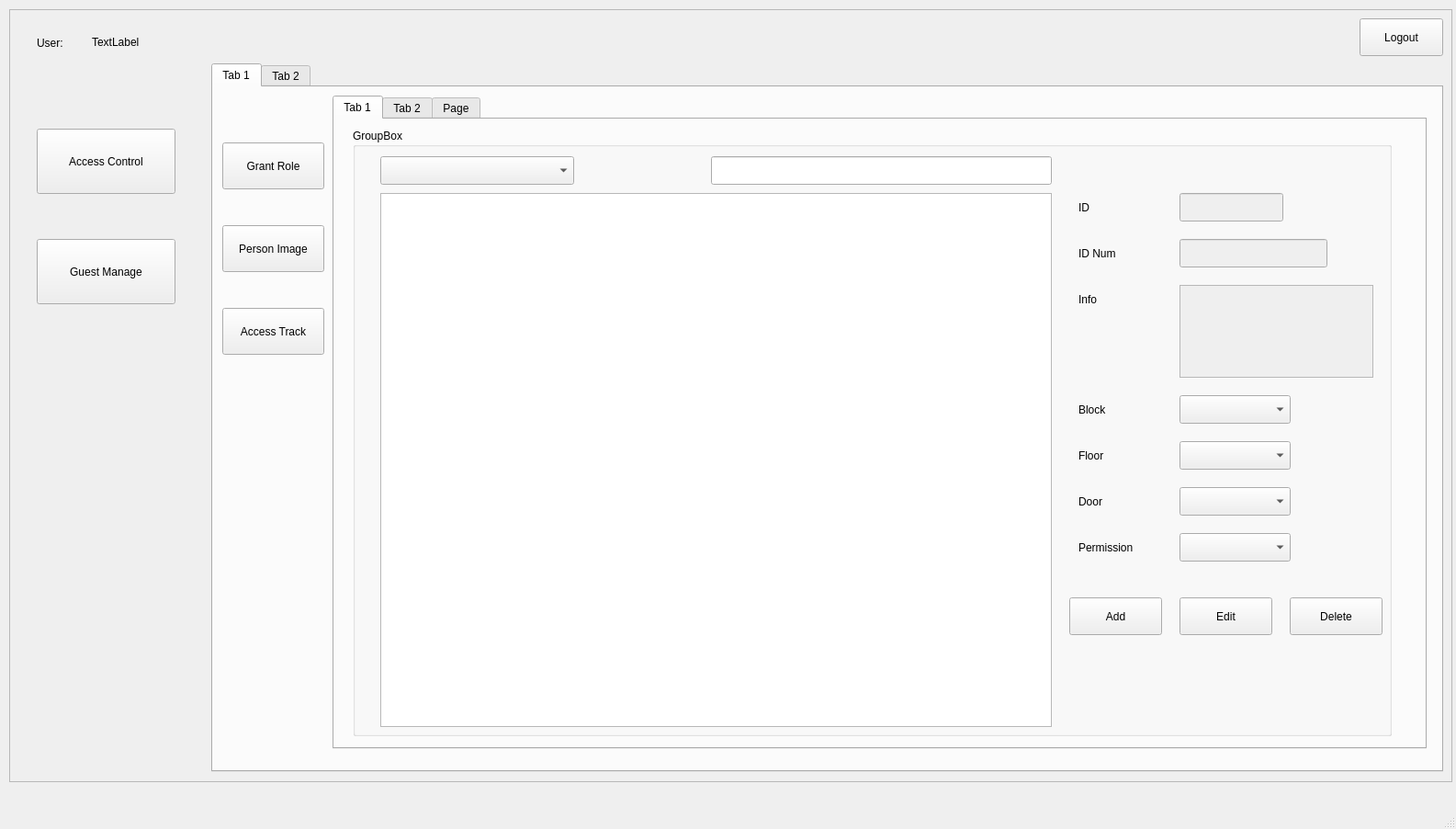
<?xml version="1.0" encoding="UTF-8"?>
<ui version="4.0">
 <class>MainWindow</class>
 <widget class="QMainWindow" name="MainWindow">
  <property name="geometry">
   <rect>
    <x>0</x>
    <y>0</y>
    <width>1585</width>
    <height>902</height>
   </rect>
  </property>
  <property name="windowTitle">
   <string>MainWindow</string>
  </property>
  <widget class="QWidget" name="centralwidget">
   <widget class="QFrame" name="frame_login">
    <property name="enabled">
     <bool>false</bool>
    </property>
    <property name="geometry">
     <rect>
      <x>450</x>
      <y>120</y>
      <width>851</width>
      <height>531</height>
     </rect>
    </property>
    <property name="font">
     <font>
      <pointsize>13</pointsize>
     </font>
    </property>
    <property name="frameShape">
     <enum>QFrame::NoFrame</enum>
    </property>
    <property name="frameShadow">
     <enum>QFrame::Raised</enum>
    </property>
    <widget class="QLabel" name="label_login">
     <property name="geometry">
      <rect>
       <x>270</x>
       <y>70</y>
       <width>311</width>
       <height>71</height>
      </rect>
     </property>
     <property name="font">
      <font>
       <pointsize>40</pointsize>
       <weight>75</weight>
       <bold>true</bold>
      </font>
     </property>
     <property name="text">
      <string>LOGIN</string>
     </property>
     <property name="alignment">
      <set>Qt::AlignCenter</set>
     </property>
    </widget>
    <widget class="QLabel" name="label_error">
     <property name="geometry">
      <rect>
       <x>200</x>
       <y>160</y>
       <width>451</width>
       <height>41</height>
      </rect>
     </property>
     <property name="font">
      <font>
       <pointsize>14</pointsize>
       <weight>75</weight>
       <italic>true</italic>
       <bold>true</bold>
      </font>
     </property>
     <property name="text">
      <string>Error</string>
     </property>
     <property name="alignment">
      <set>Qt::AlignCenter</set>
     </property>
    </widget>
    <widget class="QLabel" name="label_username">
     <property name="geometry">
      <rect>
       <x>170</x>
       <y>230</y>
       <width>101</width>
       <height>17</height>
      </rect>
     </property>
     <property name="font">
      <font>
       <pointsize>14</pointsize>
      </font>
     </property>
     <property name="text">
      <string>Username</string>
     </property>
    </widget>
    <widget class="QLabel" name="label_password">
     <property name="geometry">
      <rect>
       <x>170</x>
       <y>300</y>
       <width>101</width>
       <height>17</height>
      </rect>
     </property>
     <property name="font">
      <font>
       <pointsize>14</pointsize>
      </font>
     </property>
     <property name="text">
      <string>Password</string>
     </property>
    </widget>
    <widget class="QPushButton" name="pushButton_login">
     <property name="geometry">
      <rect>
       <x>360</x>
       <y>390</y>
       <width>131</width>
       <height>41</height>
      </rect>
     </property>
     <property name="font">
      <font>
       <pointsize>13</pointsize>
       <weight>75</weight>
       <bold>true</bold>
      </font>
     </property>
     <property name="text">
      <string>Login</string>
     </property>
    </widget>
    <widget class="QLineEdit" name="lineEdit_username">
     <property name="geometry">
      <rect>
       <x>310</x>
       <y>220</y>
       <width>291</width>
       <height>31</height>
      </rect>
     </property>
     <property name="focusPolicy">
      <enum>Qt::StrongFocus</enum>
     </property>
     <property name="placeholderText">
      <string>Enter your username</string>
     </property>
    </widget>
    <widget class="QLineEdit" name="lineEdit_password">
     <property name="geometry">
      <rect>
       <x>310</x>
       <y>290</y>
       <width>291</width>
       <height>31</height>
      </rect>
     </property>
     <property name="echoMode">
      <enum>QLineEdit::Password</enum>
     </property>
     <property name="placeholderText">
      <string>Enter your password</string>
     </property>
    </widget>
   </widget>
   <widget class="QFrame" name="frame_main">
    <property name="enabled">
     <bool>true</bool>
    </property>
    <property name="geometry">
     <rect>
      <x>10</x>
      <y>10</y>
      <width>1571</width>
      <height>841</height>
     </rect>
    </property>
    <property name="frameShape">
     <enum>QFrame::StyledPanel</enum>
    </property>
    <property name="frameShadow">
     <enum>QFrame::Raised</enum>
    </property>
    <widget class="QPushButton" name="pushButton_gest_manage">
     <property name="geometry">
      <rect>
       <x>30</x>
       <y>250</y>
       <width>151</width>
       <height>71</height>
      </rect>
     </property>
     <property name="text">
      <string>Guest Manage</string>
     </property>
    </widget>
    <widget class="QPushButton" name="pushButton_video_access_control">
     <property name="geometry">
      <rect>
       <x>30</x>
       <y>130</y>
       <width>151</width>
       <height>71</height>
      </rect>
     </property>
     <property name="text">
      <string>Access Control</string>
     </property>
    </widget>
    <widget class="QPushButton" name="pushButton_logout">
     <property name="geometry">
      <rect>
       <x>1470</x>
       <y>10</y>
       <width>91</width>
       <height>41</height>
      </rect>
     </property>
     <property name="text">
      <string>Logout</string>
     </property>
    </widget>
    <widget class="QLabel" name="label_username_session">
     <property name="geometry">
      <rect>
       <x>90</x>
       <y>20</y>
       <width>141</width>
       <height>31</height>
      </rect>
     </property>
     <property name="text">
      <string>TextLabel</string>
     </property>
    </widget>
    <widget class="QLabel" name="label_22">
     <property name="geometry">
      <rect>
       <x>30</x>
       <y>16</y>
       <width>51</width>
       <height>41</height>
      </rect>
     </property>
     <property name="text">
      <string>User:</string>
     </property>
    </widget>
    <widget class="QTabWidget" name="tabWidget_main">
     <property name="geometry">
      <rect>
       <x>220</x>
       <y>59</y>
       <width>1341</width>
       <height>771</height>
      </rect>
     </property>
     <property name="currentIndex">
      <number>0</number>
     </property>
     <widget class="QWidget" name="tab">
      <attribute name="title">
       <string>Tab 1</string>
      </attribute>
      <widget class="QTabWidget" name="tabWidget_access_control">
       <property name="enabled">
        <bool>true</bool>
       </property>
       <property name="geometry">
        <rect>
         <x>130</x>
         <y>9</y>
         <width>1191</width>
         <height>711</height>
        </rect>
       </property>
       <property name="currentIndex">
        <number>0</number>
       </property>
       <widget class="QWidget" name="tab_16">
        <attribute name="title">
         <string>Tab 1</string>
        </attribute>
        <widget class="QGroupBox" name="groupBox_role_grant">
         <property name="geometry">
          <rect>
           <x>20</x>
           <y>10</y>
           <width>1131</width>
           <height>661</height>
          </rect>
         </property>
         <property name="title">
          <string>GroupBox</string>
         </property>
         <widget class="QComboBox" name="comboBox_fields_search_grant_role">
          <property name="geometry">
           <rect>
            <x>30</x>
            <y>30</y>
            <width>211</width>
            <height>31</height>
           </rect>
          </property>
         </widget>
         <widget class="QLineEdit" name="lineEdit_line_search_grant_role">
          <property name="geometry">
           <rect>
            <x>390</x>
            <y>30</y>
            <width>371</width>
            <height>31</height>
           </rect>
          </property>
         </widget>
         <widget class="QTableWidget" name="tableWidget_grant_role">
          <property name="geometry">
           <rect>
            <x>30</x>
            <y>70</y>
            <width>731</width>
            <height>581</height>
           </rect>
          </property>
         </widget>
         <widget class="QLabel" name="label_83">
          <property name="geometry">
           <rect>
            <x>790</x>
            <y>70</y>
            <width>67</width>
            <height>31</height>
           </rect>
          </property>
          <property name="text">
           <string>ID</string>
          </property>
         </widget>
         <widget class="QLineEdit" name="lineEdit_id_grant_role">
          <property name="enabled">
           <bool>false</bool>
          </property>
          <property name="geometry">
           <rect>
            <x>900</x>
            <y>70</y>
            <width>113</width>
            <height>31</height>
           </rect>
          </property>
         </widget>
         <widget class="QLabel" name="label_84">
          <property name="geometry">
           <rect>
            <x>790</x>
            <y>170</y>
            <width>67</width>
            <height>31</height>
           </rect>
          </property>
          <property name="text">
           <string>Info</string>
          </property>
         </widget>
         <widget class="QTextEdit" name="textEdit">
          <property name="enabled">
           <bool>false</bool>
          </property>
          <property name="geometry">
           <rect>
            <x>900</x>
            <y>170</y>
            <width>211</width>
            <height>101</height>
           </rect>
          </property>
         </widget>
         <widget class="QLabel" name="label_85">
          <property name="geometry">
           <rect>
            <x>790</x>
            <y>120</y>
            <width>67</width>
            <height>31</height>
           </rect>
          </property>
          <property name="text">
           <string>ID Num</string>
          </property>
         </widget>
         <widget class="QLineEdit" name="lineEdit_id_grant_role_2">
          <property name="enabled">
           <bool>false</bool>
          </property>
          <property name="geometry">
           <rect>
            <x>900</x>
            <y>120</y>
            <width>161</width>
            <height>31</height>
           </rect>
          </property>
         </widget>
         <widget class="QComboBox" name="comboBox_grant_role_block">
          <property name="geometry">
           <rect>
            <x>900</x>
            <y>290</y>
            <width>121</width>
            <height>31</height>
           </rect>
          </property>
         </widget>
         <widget class="QLabel" name="label_86">
          <property name="geometry">
           <rect>
            <x>790</x>
            <y>290</y>
            <width>67</width>
            <height>31</height>
           </rect>
          </property>
          <property name="text">
           <string>Block</string>
          </property>
         </widget>
         <widget class="QComboBox" name="comboBox_grant_role_floor">
          <property name="geometry">
           <rect>
            <x>900</x>
            <y>340</y>
            <width>121</width>
            <height>31</height>
           </rect>
          </property>
         </widget>
         <widget class="QLabel" name="label_87">
          <property name="geometry">
           <rect>
            <x>790</x>
            <y>340</y>
            <width>67</width>
            <height>31</height>
           </rect>
          </property>
          <property name="text">
           <string>Floor</string>
          </property>
         </widget>
         <widget class="QComboBox" name="comboBox_grant_role_door">
          <property name="geometry">
           <rect>
            <x>900</x>
            <y>390</y>
            <width>121</width>
            <height>31</height>
           </rect>
          </property>
         </widget>
         <widget class="QLabel" name="label_88">
          <property name="geometry">
           <rect>
            <x>790</x>
            <y>390</y>
            <width>67</width>
            <height>31</height>
           </rect>
          </property>
          <property name="text">
           <string>Door</string>
          </property>
         </widget>
         <widget class="QLabel" name="label_89">
          <property name="geometry">
           <rect>
            <x>790</x>
            <y>440</y>
            <width>81</width>
            <height>31</height>
           </rect>
          </property>
          <property name="text">
           <string>Permission</string>
          </property>
         </widget>
         <widget class="QComboBox" name="comboBox_grant_role_door_2">
          <property name="geometry">
           <rect>
            <x>900</x>
            <y>440</y>
            <width>121</width>
            <height>31</height>
           </rect>
          </property>
         </widget>
         <widget class="QPushButton" name="pushButton_grant_role_add">
          <property name="geometry">
           <rect>
            <x>780</x>
            <y>510</y>
            <width>101</width>
            <height>41</height>
           </rect>
          </property>
          <property name="text">
           <string>Add</string>
          </property>
         </widget>
         <widget class="QPushButton" name="pushButton_grant_role_edit">
          <property name="geometry">
           <rect>
            <x>900</x>
            <y>510</y>
            <width>101</width>
            <height>41</height>
           </rect>
          </property>
          <property name="text">
           <string>Edit</string>
          </property>
         </widget>
         <widget class="QPushButton" name="pushButton_grant_role_add_2">
          <property name="geometry">
           <rect>
            <x>1020</x>
            <y>510</y>
            <width>101</width>
            <height>41</height>
           </rect>
          </property>
          <property name="text">
           <string>Delete</string>
          </property>
         </widget>
        </widget>
       </widget>
       <widget class="QWidget" name="tab_17">
        <attribute name="title">
         <string>Tab 2</string>
        </attribute>
        <widget class="QGroupBox" name="groupBox_person_image">
         <property name="geometry">
          <rect>
           <x>20</x>
           <y>10</y>
           <width>1131</width>
           <height>661</height>
          </rect>
         </property>
         <property name="title">
          <string>GroupBox</string>
         </property>
         <widget class="QComboBox" name="comboBox_fields_search_person_image">
          <property name="geometry">
           <rect>
            <x>20</x>
            <y>30</y>
            <width>181</width>
            <height>31</height>
           </rect>
          </property>
         </widget>
         <widget class="QLineEdit" name="lineEdit_type_search_person_email">
          <property name="geometry">
           <rect>
            <x>240</x>
            <y>30</y>
            <width>441</width>
            <height>31</height>
           </rect>
          </property>
         </widget>
         <widget class="QTableWidget" name="tableWidget_person_image_info">
          <property name="geometry">
           <rect>
            <x>20</x>
            <y>70</y>
            <width>661</width>
            <height>201</height>
           </rect>
          </property>
         </widget>
         <widget class="QTabWidget" name="tabWidget_person_image_manage">
          <property name="geometry">
           <rect>
            <x>20</x>
            <y>280</y>
            <width>661</width>
            <height>371</height>
           </rect>
          </property>
          <property name="currentIndex">
           <number>1</number>
          </property>
          <widget class="QWidget" name="tab_19">
           <attribute name="title">
            <string>Tab 1</string>
           </attribute>
          </widget>
          <widget class="QWidget" name="tab_20">
           <attribute name="title">
            <string>Tab 2</string>
           </attribute>
          </widget>
         </widget>
         <widget class="QPushButton" name="pushButton_person_manage_add_photo">
          <property name="geometry">
           <rect>
            <x>720</x>
            <y>70</y>
            <width>121</width>
            <height>41</height>
           </rect>
          </property>
          <property name="text">
           <string>Add New Photo</string>
          </property>
         </widget>
         <widget class="QPushButton" name="pushButton_person_manage_manage_photo">
          <property name="geometry">
           <rect>
            <x>870</x>
            <y>70</y>
            <width>121</width>
            <height>41</height>
           </rect>
          </property>
          <property name="text">
           <string>Manage Photos</string>
          </property>
         </widget>
        </widget>
       </widget>
       <widget class="QWidget" name="tab_18">
        <attribute name="title">
         <string>Page</string>
        </attribute>
        <widget class="QGroupBox" name="groupBox">
         <property name="geometry">
          <rect>
           <x>10</x>
           <y>10</y>
           <width>1141</width>
           <height>661</height>
          </rect>
         </property>
         <property name="title">
          <string>GroupBox</string>
         </property>
         <widget class="QLabel" name="label_104">
          <property name="geometry">
           <rect>
            <x>750</x>
            <y>270</y>
            <width>91</width>
            <height>31</height>
           </rect>
          </property>
          <property name="text">
           <string>Block</string>
          </property>
          <property name="wordWrap">
           <bool>true</bool>
          </property>
         </widget>
         <widget class="QTextEdit" name="textEdit_access_track_person_info">
          <property name="enabled">
           <bool>false</bool>
          </property>
          <property name="geometry">
           <rect>
            <x>860</x>
            <y>180</y>
            <width>161</width>
            <height>71</height>
           </rect>
          </property>
         </widget>
         <widget class="QComboBox" name="comboBox_fields_search_access_track">
          <property name="geometry">
           <rect>
            <x>10</x>
            <y>30</y>
            <width>231</width>
            <height>31</height>
           </rect>
          </property>
         </widget>
         <widget class="QLineEdit" name="lineEdit_access_track_floor">
          <property name="enabled">
           <bool>false</bool>
          </property>
          <property name="geometry">
           <rect>
            <x>860</x>
            <y>320</y>
            <width>161</width>
            <height>31</height>
           </rect>
          </property>
         </widget>
         <widget class="QLabel" name="label_102">
          <property name="geometry">
           <rect>
            <x>750</x>
            <y>190</y>
            <width>91</width>
            <height>31</height>
           </rect>
          </property>
          <property name="text">
           <string>Person Info</string>
          </property>
          <property name="wordWrap">
           <bool>true</bool>
          </property>
         </widget>
         <widget class="QLineEdit" name="lineEdit_access_track_person_name">
          <property name="enabled">
           <bool>false</bool>
          </property>
          <property name="geometry">
           <rect>
            <x>860</x>
            <y>70</y>
            <width>161</width>
            <height>31</height>
           </rect>
          </property>
         </widget>
         <widget class="QLineEdit" name="lineEdit_access_track_person_id">
          <property name="enabled">
           <bool>true</bool>
          </property>
          <property name="geometry">
           <rect>
            <x>860</x>
            <y>120</y>
            <width>161</width>
            <height>31</height>
           </rect>
          </property>
         </widget>
         <widget class="QLabel" name="label_2">
          <property name="geometry">
           <rect>
            <x>750</x>
            <y>130</y>
            <width>67</width>
            <height>17</height>
           </rect>
          </property>
          <property name="text">
           <string>ID Num</string>
          </property>
         </widget>
         <widget class="QLabel" name="label_101">
          <property name="geometry">
           <rect>
            <x>750</x>
            <y>320</y>
            <width>91</width>
            <height>31</height>
           </rect>
          </property>
          <property name="text">
           <string>Floor</string>
          </property>
          <property name="wordWrap">
           <bool>true</bool>
          </property>
         </widget>
         <widget class="QLabel" name="label_103">
          <property name="geometry">
           <rect>
            <x>750</x>
            <y>420</y>
            <width>91</width>
            <height>31</height>
           </rect>
          </property>
          <property name="text">
           <string>Role</string>
          </property>
          <property name="wordWrap">
           <bool>true</bool>
          </property>
         </widget>
         <widget class="QLabel" name="label_105">
          <property name="geometry">
           <rect>
            <x>750</x>
            <y>470</y>
            <width>91</width>
            <height>31</height>
           </rect>
          </property>
          <property name="text">
           <string>Time</string>
          </property>
          <property name="wordWrap">
           <bool>true</bool>
          </property>
         </widget>
         <widget class="QLabel" name="label">
          <property name="geometry">
           <rect>
            <x>750</x>
            <y>80</y>
            <width>67</width>
            <height>17</height>
           </rect>
          </property>
          <property name="text">
           <string>Name</string>
          </property>
         </widget>
         <widget class="QLineEdit" name="lineEdit_search_access_track">
          <property name="geometry">
           <rect>
            <x>300</x>
            <y>30</y>
            <width>401</width>
            <height>31</height>
           </rect>
          </property>
         </widget>
         <widget class="QLineEdit" name="lineEdit_access_track_door">
          <property name="enabled">
           <bool>false</bool>
          </property>
          <property name="geometry">
           <rect>
            <x>860</x>
            <y>370</y>
            <width>161</width>
            <height>31</height>
           </rect>
          </property>
         </widget>
         <widget class="QComboBox" name="comboBox_access_track_role_accident_2">
          <property name="enabled">
           <bool>true</bool>
          </property>
          <property name="geometry">
           <rect>
            <x>860</x>
            <y>420</y>
            <width>141</width>
            <height>31</height>
           </rect>
          </property>
         </widget>
         <widget class="QPushButton" name="pushButton_access_track_update_accident_2">
          <property name="geometry">
           <rect>
            <x>810</x>
            <y>520</y>
            <width>141</width>
            <height>41</height>
           </rect>
          </property>
          <property name="text">
           <string>Update</string>
          </property>
         </widget>
         <widget class="QDateTimeEdit" name="dateTimeEdit_access_track_time_accident_2">
          <property name="geometry">
           <rect>
            <x>860</x>
            <y>470</y>
            <width>161</width>
            <height>31</height>
           </rect>
          </property>
         </widget>
         <widget class="QTableWidget" name="tableWidget_access_track">
          <property name="geometry">
           <rect>
            <x>10</x>
            <y>70</y>
            <width>691</width>
            <height>241</height>
           </rect>
          </property>
         </widget>
         <widget class="QLineEdit" name="lineEdit_access_track_block">
          <property name="enabled">
           <bool>false</bool>
          </property>
          <property name="geometry">
           <rect>
            <x>860</x>
            <y>270</y>
            <width>161</width>
            <height>31</height>
           </rect>
          </property>
         </widget>
         <widget class="QLabel" name="label_98">
          <property name="geometry">
           <rect>
            <x>750</x>
            <y>370</y>
            <width>91</width>
            <height>31</height>
           </rect>
          </property>
          <property name="text">
           <string>Door</string>
          </property>
          <property name="wordWrap">
           <bool>true</bool>
          </property>
         </widget>
         <widget class="QGroupBox" name="groupBox_2">
          <property name="geometry">
           <rect>
            <x>10</x>
            <y>320</y>
            <width>691</width>
            <height>331</height>
           </rect>
          </property>
          <property name="title">
           <string>Video Track</string>
          </property>
         </widget>
        </widget>
       </widget>
      </widget>
      <widget class="QPushButton" name="pushButton_grant_role">
       <property name="geometry">
        <rect>
         <x>10</x>
         <y>60</y>
         <width>111</width>
         <height>51</height>
        </rect>
       </property>
       <property name="text">
        <string>Grant Role</string>
       </property>
      </widget>
      <widget class="QPushButton" name="pushButton_person_image">
       <property name="geometry">
        <rect>
         <x>10</x>
         <y>150</y>
         <width>111</width>
         <height>51</height>
        </rect>
       </property>
       <property name="text">
        <string>Person Image</string>
       </property>
      </widget>
      <widget class="QPushButton" name="pushButton_access_track">
       <property name="geometry">
        <rect>
         <x>10</x>
         <y>240</y>
         <width>111</width>
         <height>51</height>
        </rect>
       </property>
       <property name="text">
        <string>Access Track</string>
       </property>
      </widget>
     </widget>
     <widget class="QWidget" name="tab_2">
      <attribute name="title">
       <string>Tab 2</string>
      </attribute>
      <widget class="QGroupBox" name="groupBox_guest">
       <property name="geometry">
        <rect>
         <x>20</x>
         <y>10</y>
         <width>1291</width>
         <height>711</height>
        </rect>
       </property>
       <property name="title">
        <string>Guest</string>
       </property>
       <widget class="QComboBox" name="comboBox_fields_search_guest">
        <property name="geometry">
         <rect>
          <x>20</x>
          <y>30</y>
          <width>201</width>
          <height>31</height>
         </rect>
        </property>
       </widget>
       <widget class="QLineEdit" name="lineEdit_search_guest">
        <property name="geometry">
         <rect>
          <x>370</x>
          <y>30</y>
          <width>391</width>
          <height>31</height>
         </rect>
        </property>
       </widget>
       <widget class="QTableWidget" name="tableWidget_guest">
        <property name="geometry">
         <rect>
          <x>20</x>
          <y>70</y>
          <width>781</width>
          <height>631</height>
         </rect>
        </property>
       </widget>
       <widget class="QLineEdit" name="lineEdit_resident_id_2">
        <property name="enabled">
         <bool>false</bool>
        </property>
        <property name="geometry">
         <rect>
          <x>1040</x>
          <y>30</y>
          <width>91</width>
          <height>31</height>
         </rect>
        </property>
       </widget>
       <widget class="QLabel" name="label_68">
        <property name="geometry">
         <rect>
          <x>830</x>
          <y>30</y>
          <width>67</width>
          <height>31</height>
         </rect>
        </property>
        <property name="text">
         <string>Id</string>
        </property>
       </widget>
       <widget class="QLabel" name="label_69">
        <property name="geometry">
         <rect>
          <x>830</x>
          <y>70</y>
          <width>67</width>
          <height>31</height>
         </rect>
        </property>
        <property name="text">
         <string>Name</string>
        </property>
       </widget>
       <widget class="QLineEdit" name="lineEdit_guest_name">
        <property name="geometry">
         <rect>
          <x>1040</x>
          <y>70</y>
          <width>211</width>
          <height>31</height>
         </rect>
        </property>
       </widget>
       <widget class="QDateEdit" name="dateEdit_guest_birthday">
        <property name="geometry">
         <rect>
          <x>1040</x>
          <y>110</y>
          <width>111</width>
          <height>31</height>
         </rect>
        </property>
       </widget>
       <widget class="QLabel" name="label_70">
        <property name="geometry">
         <rect>
          <x>830</x>
          <y>110</y>
          <width>67</width>
          <height>31</height>
         </rect>
        </property>
        <property name="text">
         <string>Birthday</string>
        </property>
       </widget>
       <widget class="QComboBox" name="comboBox_guest_gender">
        <property name="geometry">
         <rect>
          <x>1040</x>
          <y>150</y>
          <width>101</width>
          <height>31</height>
         </rect>
        </property>
       </widget>
       <widget class="QLabel" name="label_71">
        <property name="geometry">
         <rect>
          <x>830</x>
          <y>150</y>
          <width>67</width>
          <height>31</height>
         </rect>
        </property>
        <property name="text">
         <string>Gender</string>
        </property>
       </widget>
       <widget class="QLineEdit" name="lineEdit_guest_id_number">
        <property name="geometry">
         <rect>
          <x>1040</x>
          <y>190</y>
          <width>211</width>
          <height>31</height>
         </rect>
        </property>
        <property name="text">
         <string/>
        </property>
       </widget>
       <widget class="QLabel" name="label_72">
        <property name="geometry">
         <rect>
          <x>830</x>
          <y>190</y>
          <width>91</width>
          <height>31</height>
         </rect>
        </property>
        <property name="text">
         <string>ID Number</string>
        </property>
       </widget>
       <widget class="QLabel" name="label_73">
        <property name="geometry">
         <rect>
          <x>830</x>
          <y>270</y>
          <width>91</width>
          <height>31</height>
         </rect>
        </property>
        <property name="text">
         <string>Village</string>
        </property>
       </widget>
       <widget class="QTextEdit" name="textEdit_guest_resident_village">
        <property name="geometry">
         <rect>
          <x>1040</x>
          <y>270</y>
          <width>211</width>
          <height>51</height>
         </rect>
        </property>
       </widget>
       <widget class="QTextEdit" name="textEdit_guest_current_accomodation">
        <property name="geometry">
         <rect>
          <x>1040</x>
          <y>330</y>
          <width>211</width>
          <height>51</height>
         </rect>
        </property>
       </widget>
       <widget class="QLabel" name="label_74">
        <property name="geometry">
         <rect>
          <x>830</x>
          <y>330</y>
          <width>121</width>
          <height>41</height>
         </rect>
        </property>
        <property name="text">
         <string>Current Accommodation</string>
        </property>
        <property name="wordWrap">
         <bool>true</bool>
        </property>
       </widget>
       <widget class="QPushButton" name="pushButton_guest_add">
        <property name="geometry">
         <rect>
          <x>840</x>
          <y>660</y>
          <width>89</width>
          <height>41</height>
         </rect>
        </property>
        <property name="text">
         <string>Add</string>
        </property>
       </widget>
       <widget class="QPushButton" name="pushButton_guest_edit">
        <property name="geometry">
         <rect>
          <x>1000</x>
          <y>660</y>
          <width>89</width>
          <height>41</height>
         </rect>
        </property>
        <property name="text">
         <string>Edit</string>
        </property>
       </widget>
       <widget class="QPushButton" name="pushButton_guest_delete">
        <property name="geometry">
         <rect>
          <x>1160</x>
          <y>660</y>
          <width>89</width>
          <height>41</height>
         </rect>
        </property>
        <property name="text">
         <string>Delete</string>
        </property>
       </widget>
       <widget class="QLabel" name="label_76">
        <property name="geometry">
         <rect>
          <x>830</x>
          <y>230</y>
          <width>91</width>
          <height>31</height>
         </rect>
        </property>
        <property name="text">
         <string>Phone</string>
        </property>
       </widget>
       <widget class="QLineEdit" name="lineEdit_guest_phone">
        <property name="geometry">
         <rect>
          <x>1040</x>
          <y>230</y>
          <width>211</width>
          <height>31</height>
         </rect>
        </property>
        <property name="text">
         <string/>
        </property>
       </widget>
       <widget class="QComboBox" name="comboBox_guest_target_visit">
        <property name="geometry">
         <rect>
          <x>1040</x>
          <y>400</y>
          <width>211</width>
          <height>31</height>
         </rect>
        </property>
       </widget>
       <widget class="QLabel" name="label_75">
        <property name="geometry">
         <rect>
          <x>830</x>
          <y>400</y>
          <width>91</width>
          <height>31</height>
         </rect>
        </property>
        <property name="text">
         <string>Visit To</string>
        </property>
       </widget>
       <widget class="QTabWidget" name="tabWidget_guest_target_visit">
        <property name="geometry">
         <rect>
          <x>830</x>
          <y>440</y>
          <width>421</width>
          <height>211</height>
         </rect>
        </property>
        <property name="currentIndex">
         <number>1</number>
        </property>
        <widget class="QWidget" name="tab_14">
         <attribute name="title">
          <string>Tab 1</string>
         </attribute>
         <widget class="QLabel" name="label_78">
          <property name="geometry">
           <rect>
            <x>10</x>
            <y>120</y>
            <width>81</width>
            <height>31</height>
           </rect>
          </property>
          <property name="text">
           <string>Time To</string>
          </property>
         </widget>
         <widget class="QLabel" name="label_67">
          <property name="geometry">
           <rect>
            <x>10</x>
            <y>30</y>
            <width>67</width>
            <height>17</height>
           </rect>
          </property>
          <property name="text">
           <string>Company</string>
          </property>
         </widget>
         <widget class="QComboBox" name="comboBox_guest_visit_company">
          <property name="geometry">
           <rect>
            <x>210</x>
            <y>20</y>
            <width>171</width>
            <height>31</height>
           </rect>
          </property>
         </widget>
         <widget class="QLabel" name="label_77">
          <property name="geometry">
           <rect>
            <x>10</x>
            <y>70</y>
            <width>81</width>
            <height>31</height>
           </rect>
          </property>
          <property name="text">
           <string>Time From</string>
          </property>
         </widget>
         <widget class="QDateTimeEdit" name="dateTimeEdit_guest_visit_company_to_time">
          <property name="geometry">
           <rect>
            <x>210</x>
            <y>120</y>
            <width>194</width>
            <height>31</height>
           </rect>
          </property>
         </widget>
         <widget class="QDateTimeEdit" name="dateTimeEdit_guest_visit_company_from_time">
          <property name="geometry">
           <rect>
            <x>210</x>
            <y>70</y>
            <width>194</width>
            <height>31</height>
           </rect>
          </property>
         </widget>
        </widget>
        <widget class="QWidget" name="tab_15">
         <attribute name="title">
          <string>Tab 2</string>
         </attribute>
         <widget class="QLabel" name="label_81">
          <property name="geometry">
           <rect>
            <x>230</x>
            <y>140</y>
            <width>31</width>
            <height>31</height>
           </rect>
          </property>
          <property name="text">
           <string> To</string>
          </property>
         </widget>
         <widget class="QDateTimeEdit" name="dateTimeEdit_guest_visit_resident_to_time">
          <property name="geometry">
           <rect>
            <x>270</x>
            <y>140</y>
            <width>141</width>
            <height>31</height>
           </rect>
          </property>
         </widget>
         <widget class="QLabel" name="label_82">
          <property name="geometry">
           <rect>
            <x>20</x>
            <y>110</y>
            <width>111</width>
            <height>17</height>
           </rect>
          </property>
          <property name="text">
           <string>Resident</string>
          </property>
         </widget>
         <widget class="QLabel" name="label_79">
          <property name="geometry">
           <rect>
            <x>20</x>
            <y>70</y>
            <width>111</width>
            <height>17</height>
           </rect>
          </property>
          <property name="text">
           <string>Room Number</string>
          </property>
         </widget>
         <widget class="QComboBox" name="comboBox_guest_visit_resident">
          <property name="geometry">
           <rect>
            <x>240</x>
            <y>100</y>
            <width>171</width>
            <height>31</height>
           </rect>
          </property>
         </widget>
         <widget class="QLabel" name="label_80">
          <property name="geometry">
           <rect>
            <x>20</x>
            <y>140</y>
            <width>81</width>
            <height>31</height>
           </rect>
          </property>
          <property name="text">
           <string>From</string>
          </property>
         </widget>
         <widget class="QComboBox" name="comboBox_guest_visit_appartment">
          <property name="geometry">
           <rect>
            <x>240</x>
            <y>60</y>
            <width>171</width>
            <height>31</height>
           </rect>
          </property>
         </widget>
         <widget class="QDateTimeEdit" name="dateTimeEdit_guest_visit_resident_from_time">
          <property name="geometry">
           <rect>
            <x>70</x>
            <y>140</y>
            <width>151</width>
            <height>31</height>
           </rect>
          </property>
         </widget>
         <widget class="QComboBox" name="comboBox_guest_target_visit_resident_block">
          <property name="geometry">
           <rect>
            <x>80</x>
            <y>10</y>
            <width>111</width>
            <height>31</height>
           </rect>
          </property>
         </widget>
         <widget class="QLabel" name="label_99">
          <property name="geometry">
           <rect>
            <x>20</x>
            <y>10</y>
            <width>51</width>
            <height>31</height>
           </rect>
          </property>
          <property name="text">
           <string>Block</string>
          </property>
         </widget>
         <widget class="QLabel" name="label_100">
          <property name="geometry">
           <rect>
            <x>240</x>
            <y>10</y>
            <width>51</width>
            <height>31</height>
           </rect>
          </property>
          <property name="text">
           <string>Floor</string>
          </property>
         </widget>
         <widget class="QComboBox" name="comboBox_guest_target_visit_resident_floor">
          <property name="geometry">
           <rect>
            <x>300</x>
            <y>10</y>
            <width>111</width>
            <height>31</height>
           </rect>
          </property>
         </widget>
        </widget>
       </widget>
      </widget>
     </widget>
    </widget>
   </widget>
  </widget>
  <widget class="QMenuBar" name="menubar">
   <property name="geometry">
    <rect>
     <x>0</x>
     <y>0</y>
     <width>1585</width>
     <height>22</height>
    </rect>
   </property>
  </widget>
  <widget class="QStatusBar" name="statusbar"/>
 </widget>
 <resources/>
 <connections/>
</ui>
